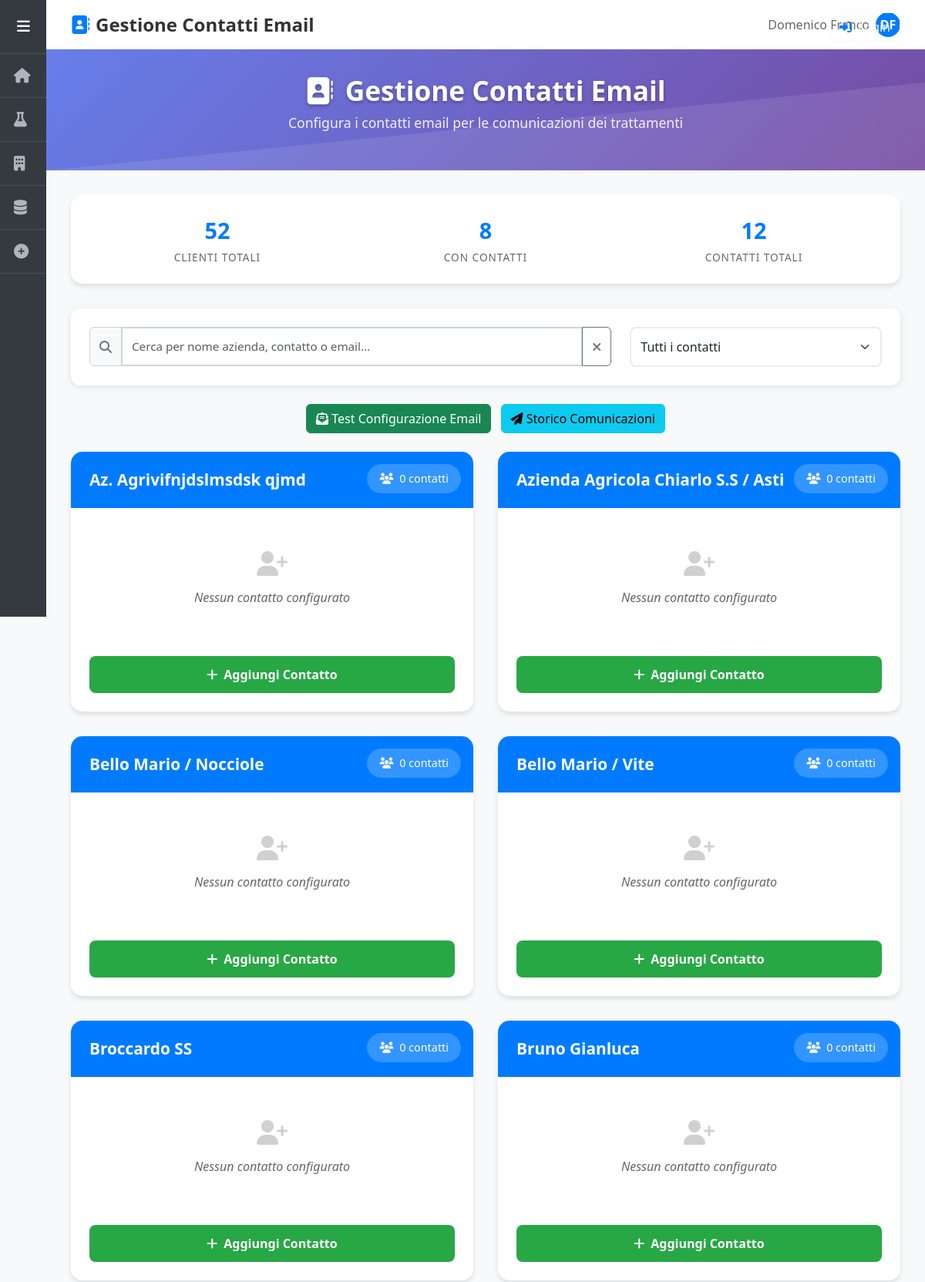
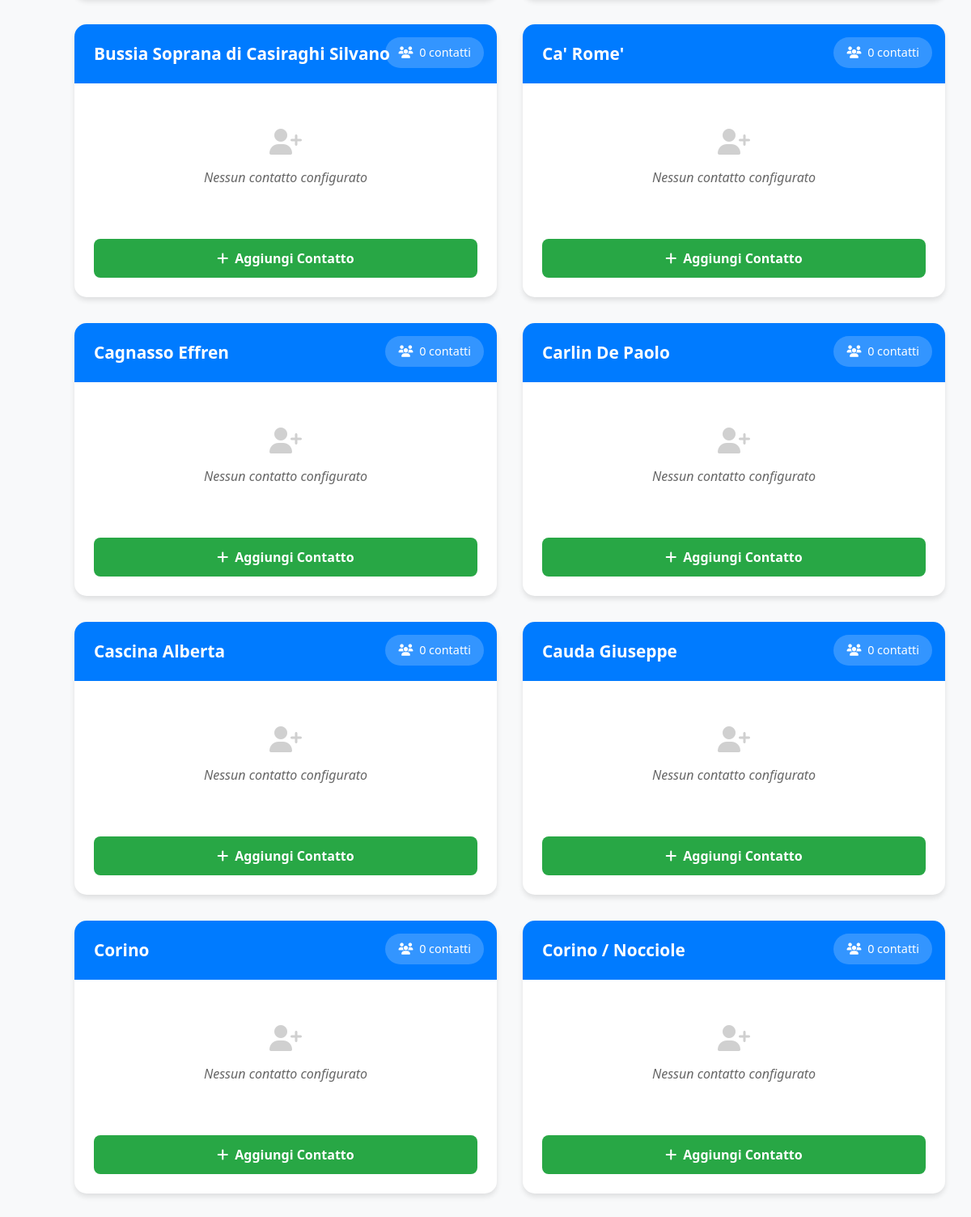
/contatti-email/ (upper part), run on the app's committed database (2 pictures, top to bottom).
### domenico/models.py (models this page shows, shortened)
class Cliente(models.Model):
    nome = models.CharField(max_length=200)
    creato_il = models.DateTimeField(auto_now_add=True)

### domenico/views.py (the view)
# urls.py: path('contatti-email/', views.gestione_contatti_email, name='contatti_email'),
def gestione_contatti_email(request):
    from django.db.models import Count
    clienti = Cliente.objects.annotate(
        contatti_count=Count('contatti_email'),
    ).order_by('nome')
    stats = {
        'clienti_totali': clienti.count(),
        'clienti_con_contatti': clienti.filter(contatti_count__gt=0).count(),
        'contatti_totali': ContattoEmail.objects.count(),
    }
    context = {
        'clienti': clienti,
        'stats': stats,
    }
    return render(request, 'gestione_contatti_email.html', context)

### domenico/templates/gestione_contatti_email.html (shortened to what this page needs)
{% extends 'base.html' %}
{% block page_title %}Gestione Contatti Email{% endblock %}
{% block page_icon %}<i class="fas fa-address-book"></i>{% endblock %}
{% block content %}
<div class="page-header">
    <div class="page-header-content">
        <h1><i class="fas fa-address-book me-3"></i>Gestione Contatti Email</h1>
        <p>Configura i contatti email per le comunicazioni dei trattamenti</p>
    </div>
</div>
<div class="stats-bar">
    <div class="stat-item">
        <span class="stat-number">{{ stats.clienti_totali }}</span>
        <div class="stat-label">Clienti Totali</div>
    </div>
    <div class="stat-item">
        <span class="stat-number">{{ stats.clienti_con_contatti }}</span>
        <div class="stat-label">Con Contatti</div>
    </div>
    <div class="stat-item">
        <span class="stat-number">{{ stats.contatti_totali }}</span>
        <div class="stat-label">Contatti Totali</div>
    </div>
</div>
<div class="search-section mb-4">
    <div class="row">
        <div class="col-md-8">
            <div class="search-box">
                <div class="input-group">
                    <span class="input-group-text">
                        <i class="fas fa-search"></i>
                    </span>
                    <input type="text" class="form-control" id="searchInput"
                           placeholder="Cerca per nome azienda, contatto o email...">
                    <button class="btn btn-outline-secondary" type="button" id="clearSearch">
                        <i class="fas fa-times"></i>
                    </button>
                </div>
            </div>
        </div>
        <div class="col-md-4">
            <div class="search-filters">
                <select class="form-select" id="filterSelect">
                    <option value="all">Tutti i contatti</option>
                </select>
            </div>
        </div>
    </div>
</div>
<div class="mb-4 text-center">
    <button class="btn btn-success me-2" onclick="testEmailConfig()">
        <i class="fas fa-envelope-open-text"></i> Test Configurazione Email
    </button>
    <a href="{% url 'comunicazioni_dashboard' %}" class="btn btn-info">
        <i class="fas fa-paper-plane"></i> Storico Comunicazioni
    </a>
</div>
<div class="clienti-grid">
    {% for cliente in clienti %}
    <div class="cliente-card">
        <div class="cliente-header">
            <h3 class="cliente-nome">{{ cliente.nome }}</h3>
            <div class="contatti-count">
                <i class="fas fa-users me-1"></i>
                {{ cliente.contatti_email.count }} contatt{{ cliente.contatti_email.count|pluralize:"o,i" }}
            </div>
        </div>
        <div class="cliente-body">
            {% if cliente.contatti_email.all %}
                <ul class="contatti-list">
                    {% for contatto in cliente.contatti_email.all %}
                    <li class="contatto-item">
                        <div class="contatto-info">
                            <div class="contatto-nome">
                                {{ contatto.nome }}
                            </div>
                            <div class="contatto-email">
                                <i class="fas fa-envelope me-1"></i>{{ contatto.email }}
                            </div>
                        </div>
                        <div class="contatto-actions">
                            <button class="btn-icon btn-edit" onclick="editContatto({{ contatto.id }})" title="Modifica">
                                <i class="fas fa-edit"></i>
                            </button>
                            <button class="btn-icon btn-delete" onclick="deleteContatto({{ contatto.id }}, '{{ contatto.nome }}')" title="Elimina">
                                <i class="fas fa-trash"></i>
                            </button>
                        </div>
                    </li>
                    {% endfor %}
                </ul>
            {% else %}
                <div class="empty-contatti">
                    <i class="fas fa-user-plus"></i>
                    <p>Nessun contatto configurato</p>
                </div>
            {% endif %}
            <button class="btn-add-contatto" onclick="addContatto({{ cliente.id }}, '{{ cliente.nome }}')">
                <i class="fas fa-plus me-2"></i>Aggiungi Contatto
            </button>
        </div>
    </div>
    {% endfor %}
</div>
{% endblock %}

### domenico/templates/base.html (style rules this page uses)
:root { --sidebar-width: 60px; --sidebar-expanded-width: 200px; --sidebar-bg: #343a40; --sidebar-hover: #495057; --primary-color: #007bff; }
body { background-color: #f8f9fa; font-family: 'Segoe UI', Tahoma, Geneva, Verdana, sans-serif; }
.page-title i { margin-right: 0.5rem; color: var(--primary-color); }

### domenico/templates/gestione_contatti_email.html (style rules this page uses)
:root { --primary-color: #007bff; --success-color: #28a745; --warning-color: #ffc107; --info-color: #17a2b8; --danger-color: #dc3545; --light-bg: #f8f9fa; --border-color: #dee2e6; --shadow: 0 4px 6px rgba(0, 0, 0, 0.1); --shadow-lg: 0 10px 30px rgba(0, 0, 0, 0.15); }
.page-header { background: linear-gradient(135deg, #667eea 0%, #764ba2 100%); color: white; padding: 2rem 0; margin: -2rem -2rem 2rem -2rem; text-align: center; position: relative; overflow: hidden; }
.page-header::before { content: ''; position: absolute; top: 0; left: 0; right: 0; bottom: 0; background-size: cover; }
.page-header-content { position: relative; z-index: 2; }
.page-header h1 { font-size: 2.2rem; font-weight: 700; margin-bottom: 0.5rem; text-shadow: 0 2px 4px rgba(0,0,0,0.3); }
.page-header p { font-size: 1.1rem; opacity: 0.9; font-weight: 300; }
.stats-bar { background: white; border-radius: 15px; padding: 1.5rem; margin-bottom: 2rem; box-shadow: var(--shadow); display: flex; justify-content: space-around; flex-wrap: wrap; gap: 1rem; }
.stat-item { text-align: center; flex: 1; min-width: 120px; }
.stat-number { font-size: 1.8rem; font-weight: 700; color: var(--primary-color); display: block; }
.stat-label { font-size: 0.85rem; color: #666; text-transform: uppercase; letter-spacing: 1px; margin-top: 0.25rem; }
.clienti-grid { display: grid; grid-template-columns: repeat(auto-fill, minmax(400px, 1fr)); gap: 2rem; }
.cliente-card { background: white; border-radius: 15px; box-shadow: var(--shadow); overflow: hidden; transition: all 0.3s ease; }
.cliente-header { background: var(--primary-color); color: white; padding: 1.5rem; position: relative; }
.cliente-nome { font-size: 1.3rem; font-weight: 600; margin: 0; }
.contatti-count { position: absolute; top: 1rem; right: 1rem; background: rgba(255,255,255,0.2); padding: 0.5rem 1rem; border-radius: 20px; font-size: 0.9rem; }
.cliente-body { padding: 1.5rem; }
.btn-add-contatto { background: var(--success-color); color: white; border: none; padding: 0.75rem 1.5rem; border-radius: 8px; font-weight: 600; cursor: pointer; transition: all 0.3s ease; width: 100%; margin-top: 1rem; }
.empty-contatti { text-align: center; padding: 2rem; color: #666; font-style: italic; }
.empty-contatti i { font-size: 2rem; margin-bottom: 1rem; opacity: 0.3; }
.form-control, .form-select { border: 2px solid #e9ecef; border-radius: 8px; padding: 0.75rem; transition: all 0.3s ease; }
.cliente-card { animation: fadeInUp 0.6s ease-out; }
.search-section { background: white; padding: 1.5rem; border-radius: 12px; box-shadow: 0 2px 8px rgba(0, 0, 0, 0.1); }
.search-box .input-group-text { background-color: #f8f9fa; border-color: #ced4da; color: #6c757d; }
.search-box .form-control { border-color: #ced4da; font-size: 0.95rem; }

### data on the page
Cliente: nome "Az. Agrivifnjdslmsdsk qjmd", contatti_email.count "0", shows "Nessun contatto configurato"
Cliente: nome "Azienda Agricola Chiarlo S.S / Asti", contatti_email.count "0", shows "Nessun contatto configurato"
Cliente: nome "Bello Mario / Nocciole", contatti_email.count "0", shows "Nessun contatto configurato"
Cliente: nome "Bello Mario / Vite", contatti_email.count "0", shows "Nessun contatto configurato"
Cliente: nome "Broccardo SS", contatti_email.count "0", shows "Nessun contatto configurato"
Cliente: nome "Bruno Gianluca", contatti_email.count "0", shows "Nessun contatto configurato"
Cliente: nome "Bussia Soprana di Casiraghi Silvano", contatti_email.count "0", shows "Nessun contatto configurato"
Cliente: nome "Ca' Rome'", contatti_email.count "0", shows "Nessun contatto configurato"
Cliente: nome "Cagnasso Effren", contatti_email.count "0", shows "Nessun contatto configurato"
Cliente: nome "Carlin De Paolo", contatti_email.count "0", shows "Nessun contatto configurato"
Cliente: nome "Cascina Alberta", contatti_email.count "0", shows "Nessun contatto configurato"
Cliente: nome "Cauda Giuseppe", contatti_email.count "0", shows "Nessun contatto configurato"
Cliente: nome "Corino", contatti_email.count "0", shows "Nessun contatto configurato"
Cliente: nome "Corino / Nocciole", contatti_email.count "0", shows "Nessun contatto configurato"

### other printed values
{{ stats.clienti_totali }} "52"
{{ stats.clienti_con_contatti }} "8"
{{ stats.contatti_totali }} "12"
